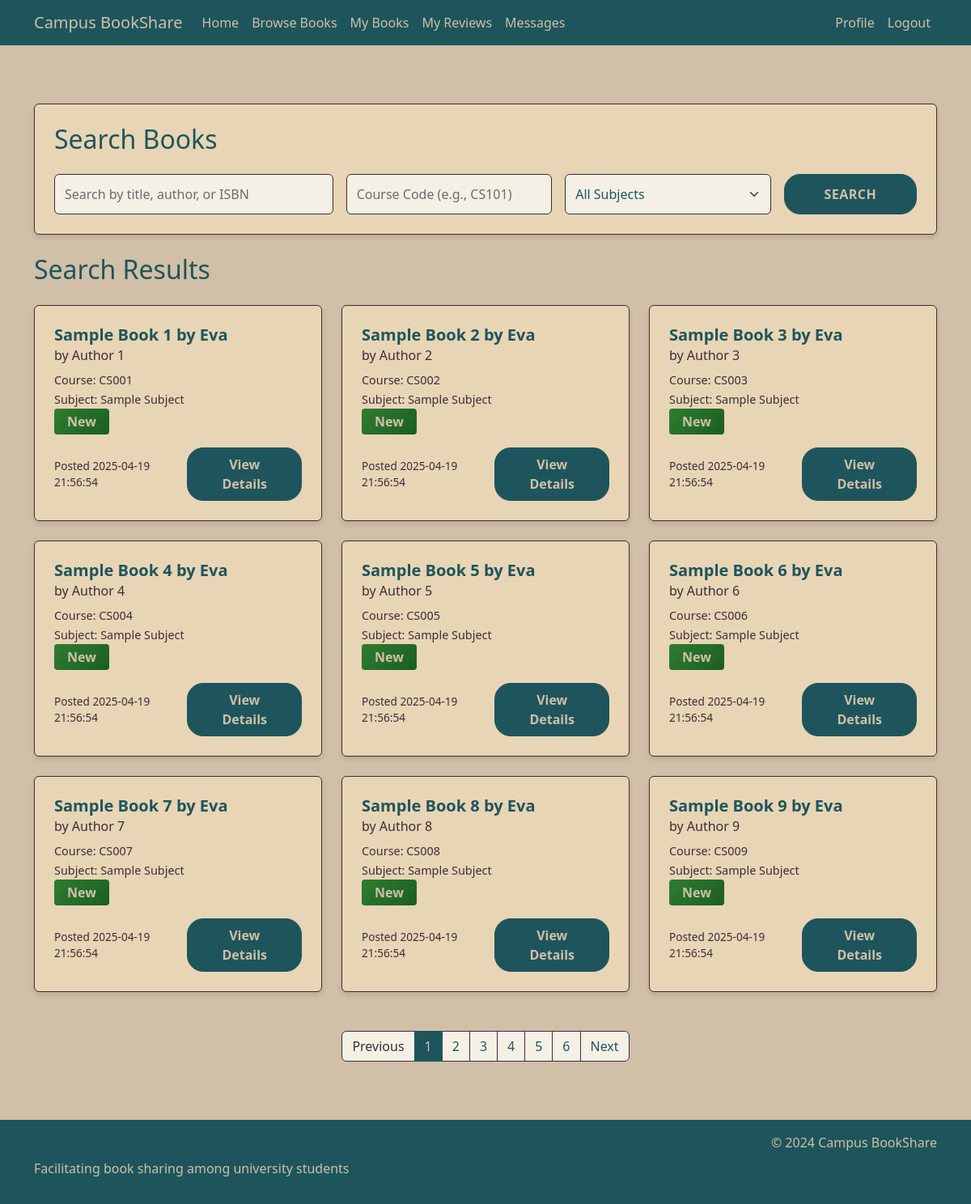
The app's page /search (signed in) with its own data.
### tables this page shows
CREATE TABLE Books (
        book_id INTEGER PRIMARY KEY AUTOINCREMENT,
        user_id INTEGER,
        title TEXT NOT NULL,
        author TEXT,
        ISBN TEXT,
        subject TEXT,
        course_code TEXT,
        condition TEXT,
        availability TEXT NOT NULL,
        date_posted TEXT NOT NULL,
        FOREIGN KEY (user_id) REFERENCES Users(user_id)
    );

### app.py (the view)
@app.route('/search')
@login_required
def search():
    query = request.args.get('query', '').strip()
    course_code = request.args.get('course_code', '').strip()
    subject = request.args.get('subject', '').strip()
    page = request.args.get('page', 1, type=int)
    books, total_count = search_books(
        query=query if query else None,
        course_code=course_code if course_code else None,
        subject=subject if subject else None,
        page=page
    )
    pagination = {
        'page': page,
        'per_page': 9,
        'total': total_count,
        'pages': (total_count + 8) // 9,
        'has_prev': page > 1,
        'has_next': page * 9 < total_count,
        'prev_num': page - 1,
        'next_num': page + 1,
        'iter_pages': lambda: range(1, ((total_count + 8) // 9) + 1)
    }
    return render_template(
        'search_results.html',
        books=books,
        query=query,
        course_code=course_code,
        subject=subject,
        pagination=pagination
    )

### app.py (called while the page is built)
def get_db_connection():
    conn = sqlite3.connect('database.db')
    conn.row_factory = sqlite3.Row
    return conn

def login_required(f):
    @wraps(f)
    def decorated_function(*args, **kwargs):
        if 'user_id' not in session:
            flash('Please log in to access this page.', 'warning')
            return redirect(url_for('login'))
        return f(*args, **kwargs) # Returns original function if logged in
    return decorated_function

### templates/search_results.html (shortened to what this page needs)
{% extends "base.html" %}
{% block content %}
<div class="container py-4 content">
    <div class="row mb-4">
        <div class="col-12">
            <div class="card">
                <div class="card-body">
                    <h2 class="section-title mb-4">Search Books</h2>
                    <form action="{{ url_for('search') }}" method="GET" class="search-form">
                        <div class="row g-3">
                            <div class="col-md-4">
                                <div class="form-group">
                                    <input type="text" class="form-control" name="query" placeholder="Search by title, author, or ISBN" value="{{ request.args.get('query', '') }}">
                                </div>
                            </div>
                            <div class="col-md-3">
                                <div class="form-group">
                                    <input type="text" class="form-control" name="course_code" placeholder="Course Code (e.g., CS101)" value="{{ request.args.get('course_code', '') }}">
                                </div>
                            </div>
                            <div class="col-md-3">
                                <div class="form-group">
                                    <select class="form-select" name="subject">
                                        <option value="">All Subjects</option>
                                    </select>
                                </div>
                            </div>
                            <div class="col-md-2">
                                <button type="submit" class="btn btn-primary w-100">Search</button>
                            </div>
                        </div>
                    </form>
                </div>
            </div>
        </div>
    </div>
    <div class="row">
        <div class="col-12">
            <h2 class="section-title mb-4">
                Search Results
            </h2>
            {% if books %}
            <div class="row">
                {% for book in books %}
                <div class="col-md-4 mb-4">
                    <div class="card h-100">
                        <div class="card-body">
                            <h5 class="card-title book-title">{{ book.title }}</h5>
                            <h6 class="card-subtitle mb-2 book-subtitle">by {{ book.author }}</h6>
                            <p class="card-text">
                                <small class="book-meta">Course: {{ book.course_code }}</small><br>
                                <small class="book-meta">Subject: {{ book.subject }}</small><br>
                                <span class="badge badge-reviews" data-condition="{{ book.condition }}">{{ book.condition }}</span>
                            </p>
                            <div class="d-flex justify-content-between align-items-center">
                                <span class="book-date">Posted {{ book.date_posted }}</span>
                                <a href="{{ url_for('view_book', book_id=book.book_id) }}" class="btn btn-primary">View Details</a>
                            </div>
                        </div>
                    </div>
                </div>
                {% endfor %}
            </div>
            {% if pagination %}
            <nav aria-label="Search results pagination" class="mt-4">
                <ul class="pagination justify-content-center">
                    {% if pagination.has_prev %}
                    <li class="page-item">
                        <a class="page-link" href="{{ url_for('search', page=pagination.prev_num, query=query, course_code=course_code, subject=subject) }}">Previous</a>
                    </li>
                    {% else %}
                    <li class="page-item disabled">
                        <span class="page-link">Previous</span>
                    </li>
                    {% endif %}
                    {% for page in pagination.iter_pages() %}
                        {% if page %}
                            {% if page != pagination.page %}
                            <li class="page-item">
                                <a class="page-link" href="{{ url_for('search', page=page, query=query, course_code=course_code, subject=subject) }}">{{ page }}</a>
                            </li>
                            {% else %}
                            <li class="page-item active">
                                <span class="page-link">{{ page }}</span>
                            </li>
                            {% endif %}
                        {% else %}
                            <li class="page-item disabled">
                                <span class="page-link">...</span>
                            </li>
                        {% endif %}
                    {% endfor %}
                    {% if pagination.has_next %}
                    <li class="page-item">
                        <a class="page-link" href="{{ url_for('search', page=pagination.next_num, query=query, course_code=course_code, subject=subject) }}">Next</a>
                    </li>
                    {% else %}
                    <li class="page-item disabled">
                        <span class="page-link">Next</span>
                    </li>
                    {% endif %}
                </ul>
            </nav>
            {% endif %}
            {% else %}
            <div class="alert alert-info">
                No books found matching your search criteria.
            </div>
            {% endif %}
        </div>
    </div>
</div>
{% endblock %}

### static/css/style.css (style rules this page uses)
body { background-color: #D1BFA7; color: #1E555C; min-height: 100vh; display: flex; flex-direction: column; }
.btn-primary { background-color: #1E555C; border-color: #1E555C; color: #D1BFA7; font-weight: 600; padding: 0.5rem 1.5rem; border-radius: 20px; }
.card { background-color: #E8D5B5; border: 1px solid #3A2E39; box-shadow: 0 4px 6px rgba(0, 0, 0, 0.1); }
.card-body { color: #1E555C; padding: 1.5rem; }
.content { flex: 1; padding: 2rem 0; }
.form-control { background-color: #F5F0E6; border: 1px solid #3A2E39; color: #1E555C; }
h1, h2, h3, h4, h5, h6 { color: #1E555C; }
.badge-reviews { background-color: #3A2E39; color: #D1BFA7; padding: 0.5rem 1rem; font-size: 1rem; border-radius: 0.25rem; }
.badge-reviews[data-condition="New"] { background: linear-gradient(135deg, #2E7D32, #1B5E20); color: #D1BFA7; }
.book-title { color: #1E555C; font-weight: 600; margin-bottom: 0.5rem; }
.book-subtitle { color: #3A2E39; font-weight: 500; margin-bottom: 1rem; }
.book-meta { color: #3A2E39; font-size: 0.9rem; }
.book-date { color: #3A2E39; font-size: 0.85rem; }
.section-title { color: #1E555C; }
.search-form .form-control, .search-form .form-select { background-color: #F5F0E6; border: 1px solid #3A2E39; color: #1E555C; padding: 0.75rem; font-size: 1rem; }
.search-form .form-control::placeholder { color: #3A2E39; opacity: 0.7; }
.search-form .form-select { color: #1E555C; }
.search-form .form-select option { background-color: #F5F0E6; color: #1E555C; }
.search-form .btn-primary { background-color: #1E555C; border-color: #1E555C; color: #D1BFA7; font-weight: 600; padding: 0.5rem 1.5rem; border-radius: 20px; height: 100%; text-transform: uppercase; letter-spacing: 0.5px; }
.pagination .page-link { color: #1E555C; background-color: #F5F0E6; border-color: #3A2E39; }
.pagination .page-item.active .page-link { background-color: #1E555C; border-color: #1E555C; color: #D1BFA7; }
.pagination .page-item.disabled .page-link { color: #3A2E39; background-color: #F5F0E6; border-color: #3A2E39; }

### records on screen
Books: title "Sample Book 1 by Eva", author "Author 1", course_code "CS001", subject "Sample Subject", condition "New", date_posted "2025-04-19 21:56:54"
Books: title "Sample Book 2 by Eva", author "Author 2", course_code "CS002", subject "Sample Subject", condition "New", date_posted "2025-04-19 21:56:54"
Books: title "Sample Book 3 by Eva", author "Author 3", course_code "CS003", subject "Sample Subject", condition "New", date_posted "2025-04-19 21:56:54"
Books: title "Sample Book 4 by Eva", author "Author 4", course_code "CS004", subject "Sample Subject", condition "New", date_posted "2025-04-19 21:56:54"
Books: title "Sample Book 5 by Eva", author "Author 5", course_code "CS005", subject "Sample Subject", condition "New", date_posted "2025-04-19 21:56:54"
Books: title "Sample Book 6 by Eva", author "Author 6", course_code "CS006", subject "Sample Subject", condition "New", date_posted "2025-04-19 21:56:54"
Books: title "Sample Book 7 by Eva", author "Author 7", course_code "CS007", subject "Sample Subject", condition "New", date_posted "2025-04-19 21:56:54"
Books: title "Sample Book 8 by Eva", author "Author 8", course_code "CS008", subject "Sample Subject", condition "New", date_posted "2025-04-19 21:56:54"
Books: title "Sample Book 9 by Eva", author "Author 9", course_code "CS009", subject "Sample Subject", condition "New", date_posted "2025-04-19 21:56:54"

### other values on screen
{{ page }} "1"
{{ page }} "2" "3" "4" "5" "6"
